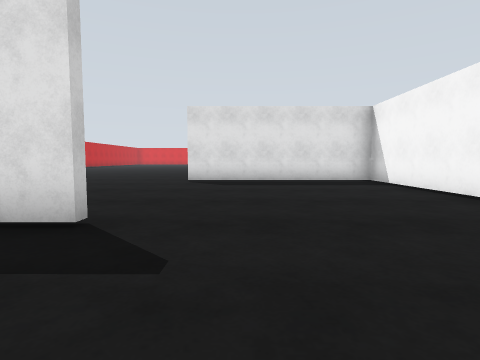
[1] (above)

18 first-person views from a walk through a world built for the Gazebo simulator. The camera is 1.2 m above the floor, tilts 4° down and sees 80° across. The floor is counted in squares, 2 m on a side. Each view is taken from the middle of a square. On the plan, view 1 faces up. The plan holds only what a view shows up to about 9 squares ahead; the rest is blank. The place goes on beyond the plan. The robots in the file are not drawn. Simple shapes stand in for some stock models.

[2]
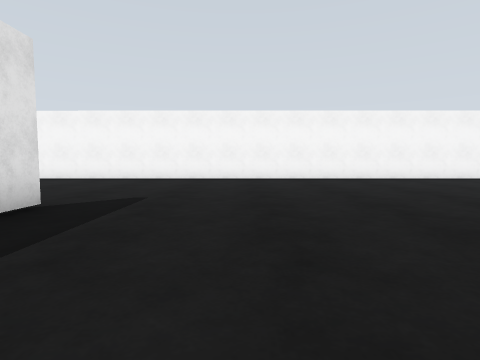

[3]
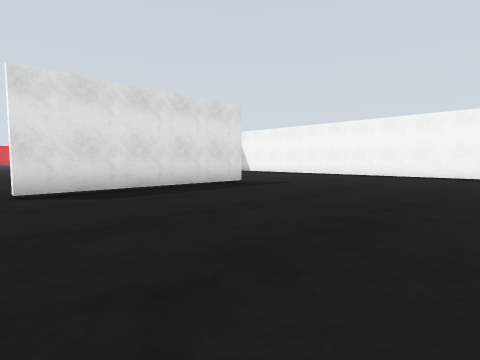

[4]
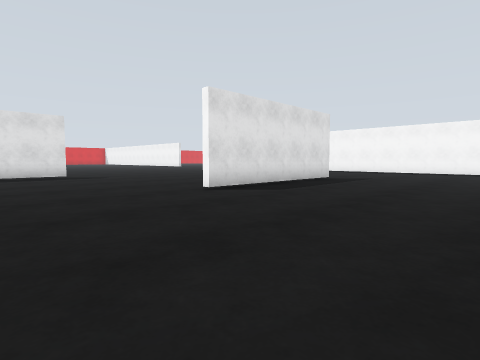

[5]
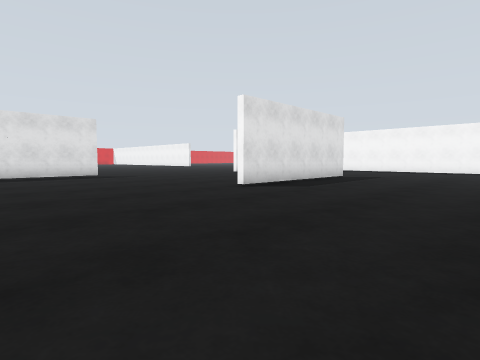

[6]
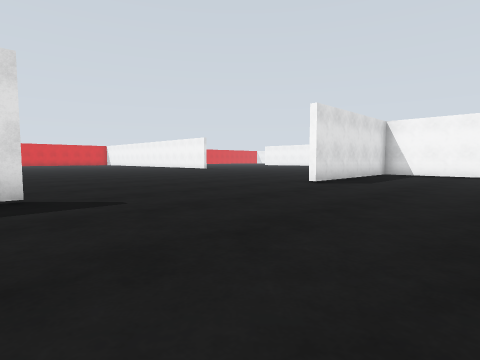

[7]
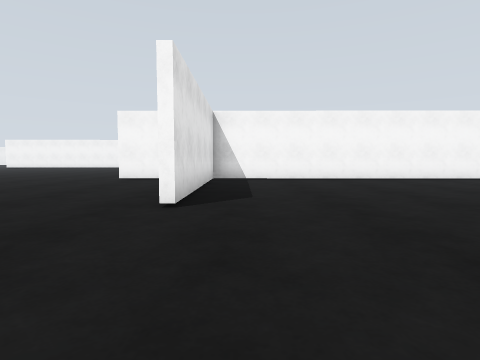

[8]
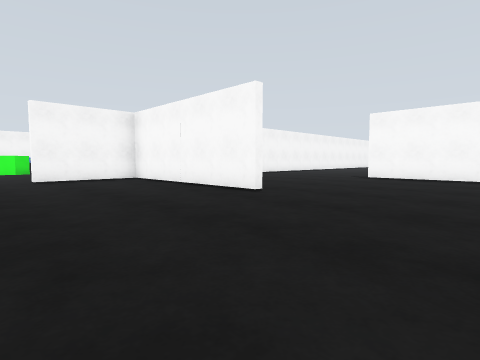

[9]
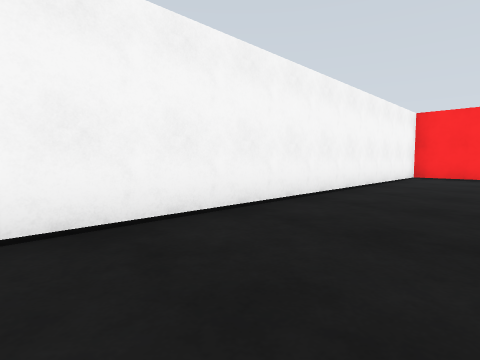

[10]
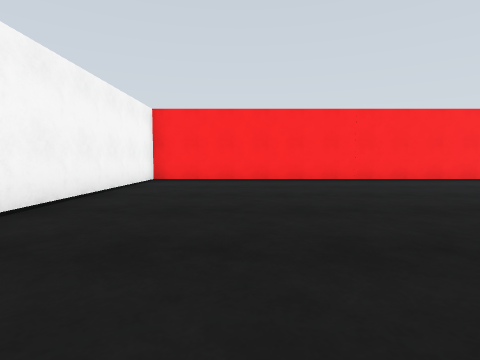

[11]
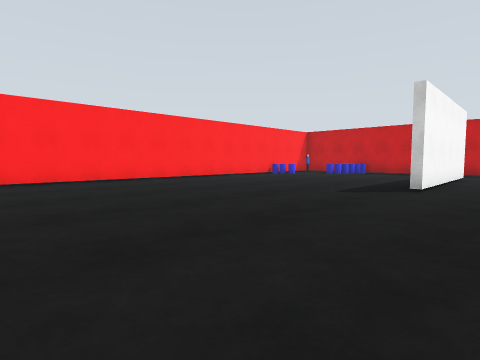

[12]
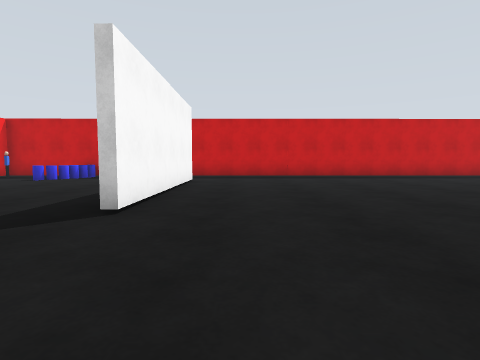

[13]
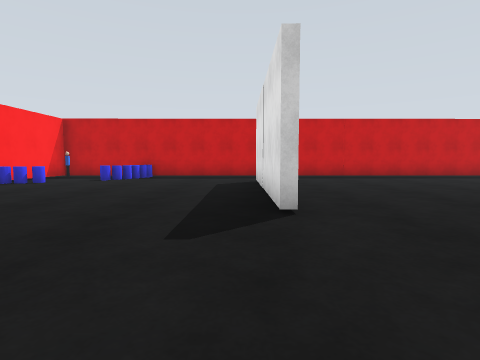

[14]
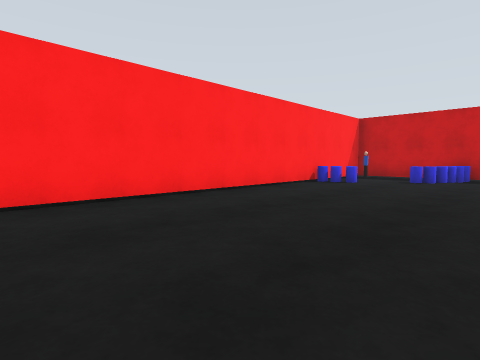

[15]
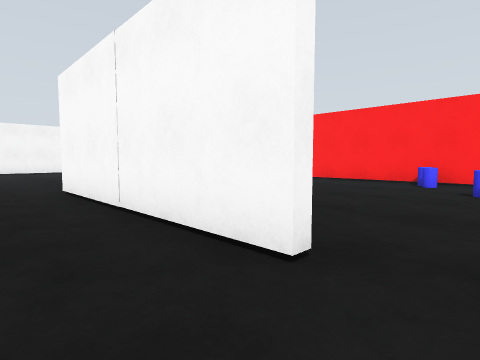

[16]
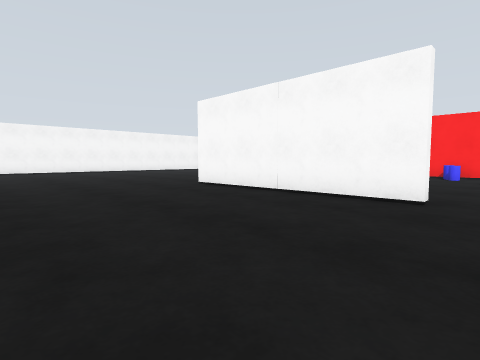

[17]
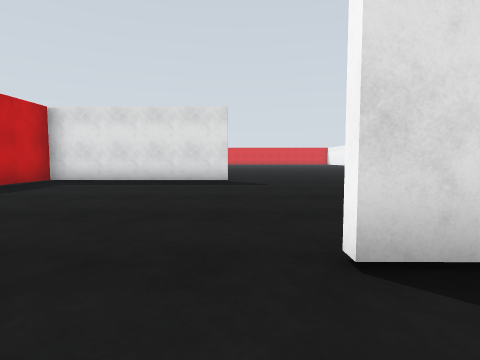

[18]
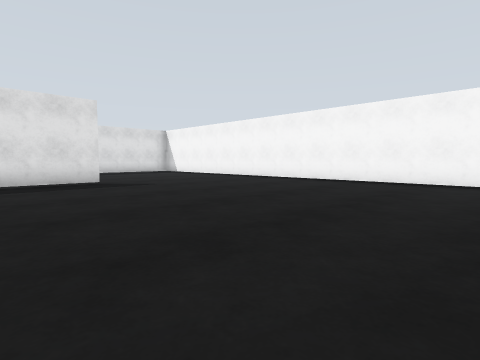

### Floor plan
Points are (right, up) in squares from view 1. A wall is a line through its corners. A room is listed if a view was taken in it or the views show most of it. See-through windows are left out.
Room 1 (views 1, 2, 3, 4, 5, 6, 7, 8, 9, 10, 11, 12, 13, 14, 15, 16, 17, 18)
walls: (-4.3, 2.7) (-1.4, 2.7); (-1.4, 2.5) (-6.4, 2.5); (-5.1, -7.6) (-10.1, -7.5); (-10.1, -7.3) (-5.1, -7.4); (-1.5, 8) (3.6, 8) (3.6, 10.7); (-7.3, 8.9) (-11.5, 8.9); (-11.1, -14.2) (3.5, -14.2) (3.6, 7.8) (-1.5, 7.8)
ways out: opening at (4, 11.5)
objects: other object (-11, -12); other object (-11, -11); other object (-10, -13); other object (-10, -12); other object (-9, -14)

Positions as (right, up) in squares from view 1, and headings:
1: (0, 0), facing up
2: (-5, 0), facing right
3: (-7, -3), facing up-right
4: (-10, -2), facing up-right
5: (-11, -2), facing up-right
6: (-8, 4), facing up-right
7: (-5, 7), facing right
8: (-5, 12), facing down-right
9: (1, -4), facing down-right
10: (1, -6), facing down
11: (1, -6), facing down-left
12: (-2, -6), facing left
13: (-2, -8), facing left
14: (-2, -10), facing down-left
15: (-11, -6), facing down-right
16: (-11, -3), facing down-right
17: (-7, 1), facing up
18: (-4, -5), facing up-right
